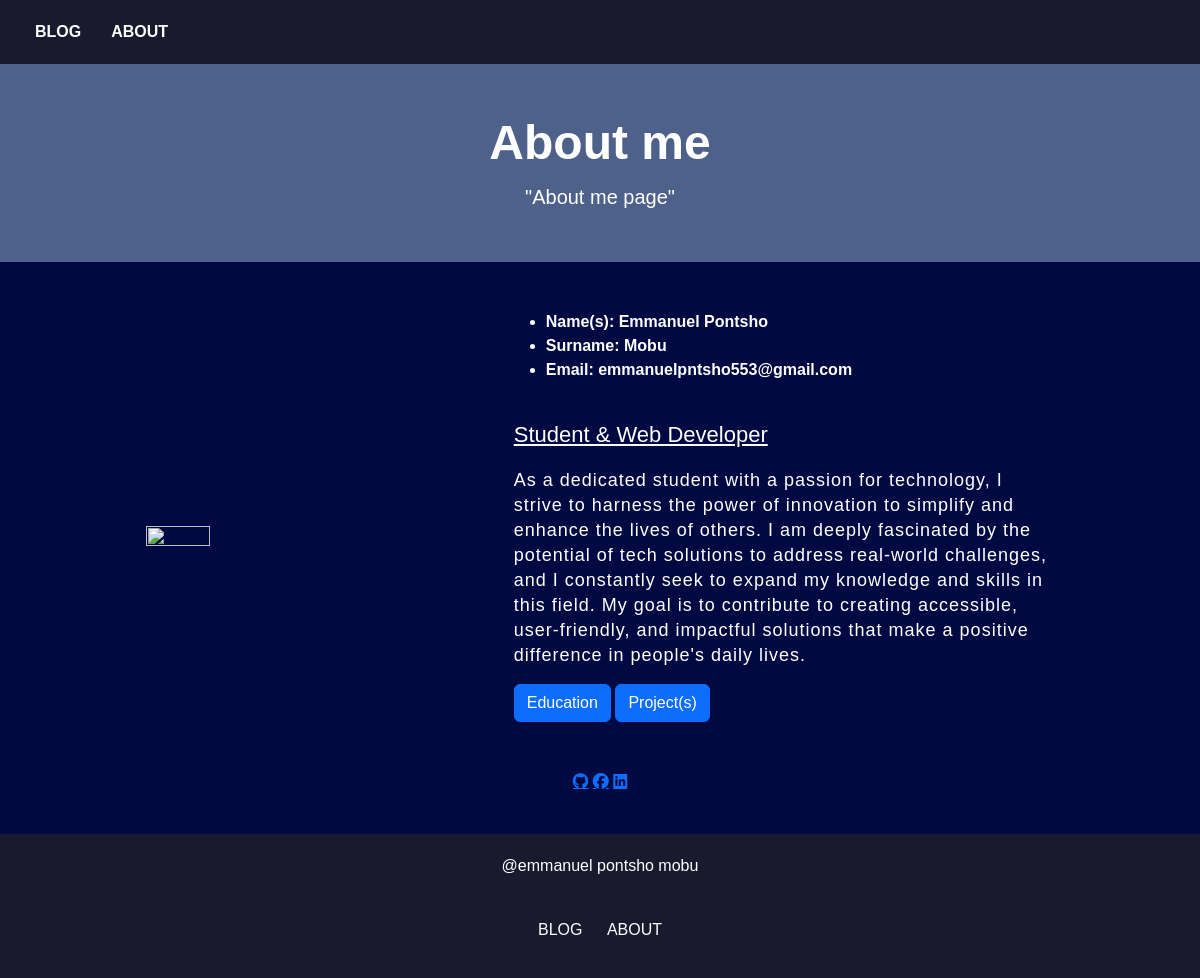
Page /about/ on the earlier database version.
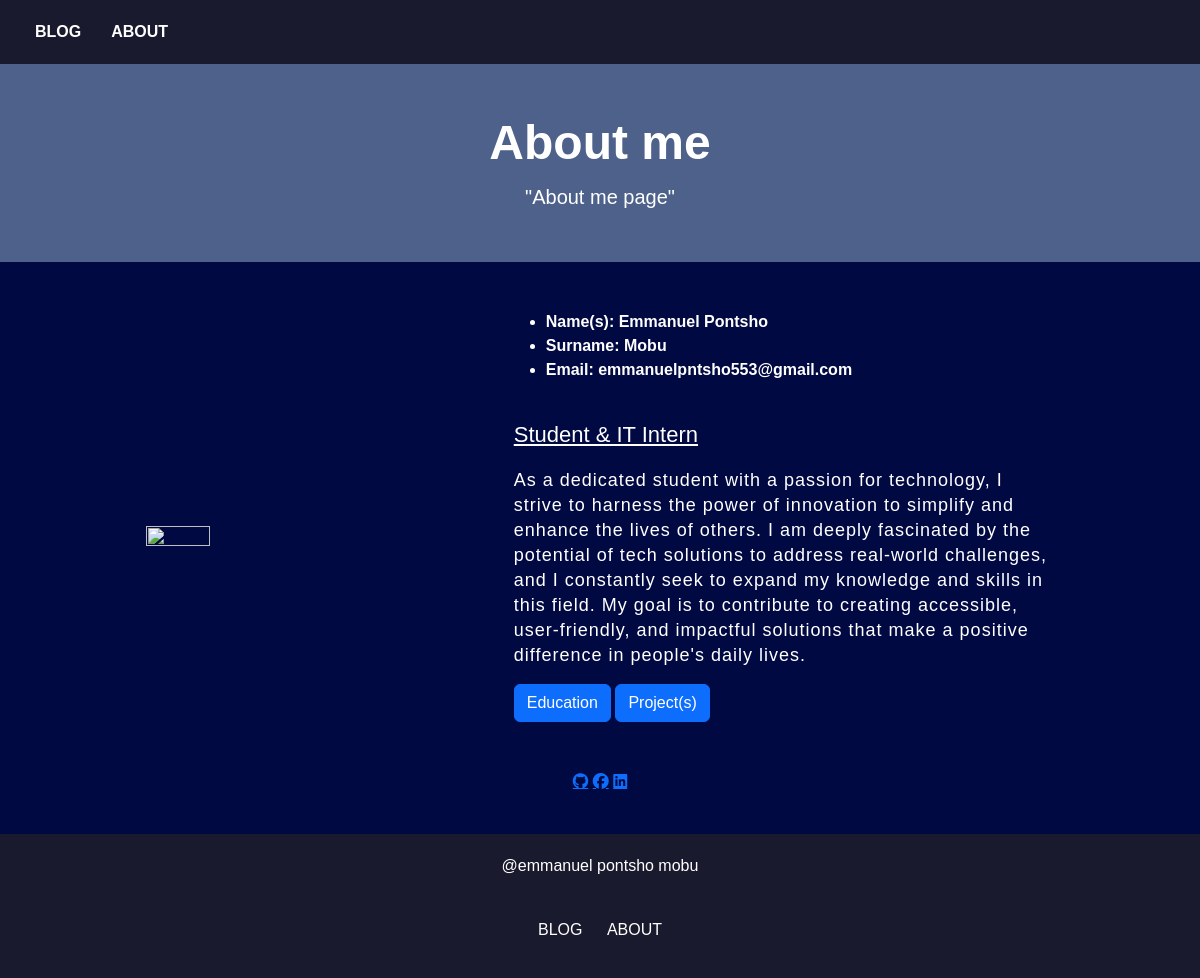
Same page on the later database version.
### blog/models.py (models this page shows, shortened)
class Profile(models.Model):
    user = models.OneToOneField(User, on_delete=models.CASCADE)
    occupation = models.CharField(max_length=200, null=False)
    objective = models.TextField(max_length=600, null=False)
    firstname = models.CharField(max_length=150, null=True)
    lastname = models.CharField(max_length=150, null=True)
    email_address = models.EmailField(max_length=200, null=True)
    userimage = models.ImageField(null=False, default=get_default_image)

### blog/views.py (the view)
# urls.py: path('about/', views.about, name='about'),
def about(request):
    projects = Project.objects.all()
    qualifs = Education.objects.all()
    profiles = Profile.objects.all()
    categories = Category.objects.all()
    profile = profiles.first() if profiles.exists() else None
    category_qualifs = {}
    for category in categories:
        category_qualifs[category] = qualifs.filter(category=category)
    content = {
        'projects': projects,
        'category_qualifs': category_qualifs,
        'profile': profile,
    }
    return render(request, 'about.html', content)

### blog/templates/about.html (shortened to what this page needs)
<!DOCTYPE html>
<html lang="en">
<head>
  {% load static %}
  <link href="https://cdn.jsdelivr.net/npm/bootstrap@5.2.3/dist/css/bootstrap.min.css" rel="stylesheet"/>
  <link rel="stylesheet" href="https://cdnjs.cloudflare.com/ajax/libs/font-awesome/6.5.2/css/all.min.css"
 />
  <link rel="stylesheet" href="{% static 'css/styles.css' %}">
</head>
<body>
  <div class="top-nav">
    <ul>
      <li><a href="{% url 'home' %}">BLOG</a></li>
      <li><a href="{% url 'about' %}">ABOUT</a></li>
    </ul>
  </div>
  <header class="header_div">
    <div class="container text-center">
      <h1 class="fw-bolder">About me</h1>
      <p class="lead mb-0"><strong>"About me page"</strong></p>
    </div>
  </header>
  <div class="header">
    <br/><br/>
    <div class="about">
      <img src="{% static 'images/me.jpeg' %}" alt="" height="25%" width="25%px">
      <div class="text">
        {% if profile %}
        <ul>
          <li><strong>Name(s): {{ profile.firstname }}</strong></li>
          <li><strong>Surname: {{ profile.lastname}}</strong></li>
          <li><strong>Email: {{ profile.email_address}}</strong></li>
        </ul>
        <br/>
        <h5><u>{{ profile.occupation }}</u></h5>
        <p>{{ profile.objective }}</p>
        {% else %}
        <p>No profile available.</p>
        {% endif %}
        <div class="data">
          <button onclick="myFunctionE()" type="button" class="btn btn-primary">Education</button>
          <button onclick="myFunctionP()" type="button" class="btn btn-primary">Project(s)</button>
        </div>
        <br/>
        <br/>
      </div>
    </div>
    <div align="Center">
      <dl type"none">
        <a class="fa-brands fa-github" title="Github" href="https://github.com/emmanuel471"></a>
        <a class="fa-brands fa-facebook" title="Facebook" href="https://www.facebook.com/emmanuel.mobu.90"></a>
        <a class="fa-brands fa-linkedin" title="Linkedin" href="https://www.linkedin.com/in/emmanuel-pontsho-87778a210?utm_source=share&utm_campaign=share_via&utm_content=profile&utm_medium=android_app "></a>
        <br/><br/>
      </dl>
    </div>
  </div>
  <footer>
    <div class="footer-content">
      <p>@emmanuel pontsho mobu</p>
      <br/>
      <ul>
        <li><a href="{% url 'home' %}" >BLOG</a></li>
        <li><a href="{% url 'about' %}" >ABOUT</a></li>
      </ul>
    </div>
  </footer>
</body>
</html>

### static/css/styles.css (style rules this page uses)
body { background: #000942; font-family: 'Muli', sans-serif; color: white; }
.top-nav { display: flex; justify-content: space-between; align-items: center; padding: 20px; background: #1a1a2e; }
.top-nav ul { display: flex; list-style: none; padding: 0; margin: 0; }
.top-nav ul li { margin: 0 15px; }
.top-nav ul li a { color: white; text-decoration: none; font-weight: bold; transition: color 0.3s; }
.header_div { padding: 50px 0; background: #4D618A; }
.header_div h1 { font-size: 3rem; margin-bottom: 10px; }
.header_div p { font-size: 1.25rem; }
footer { background: #1a1a2e; color: white; padding: 20px; text-align: center; }
footer ul { list-style: none; padding: 0; }
footer ul li { display: inline; margin: 0 10px; }
footer ul li a { color: white; text-decoration: none; }
.about { width: 1130px; max-width: 85%; margin: 0 auto; display: flex; align-items: center; justify-content: space-around; }
.text { width: 540px; }
.text h5 { font-size: 22px; font-weight: 500; margin-bottom: 20px; }
.text p { font-size: 18px; line-height: 25px; letter-spacing: 1px; }

Differences in the rows shown:
changed Profile "Emmanuel Pontsho": occupation "Student & Web Developer" → "Student & IT Intern"
